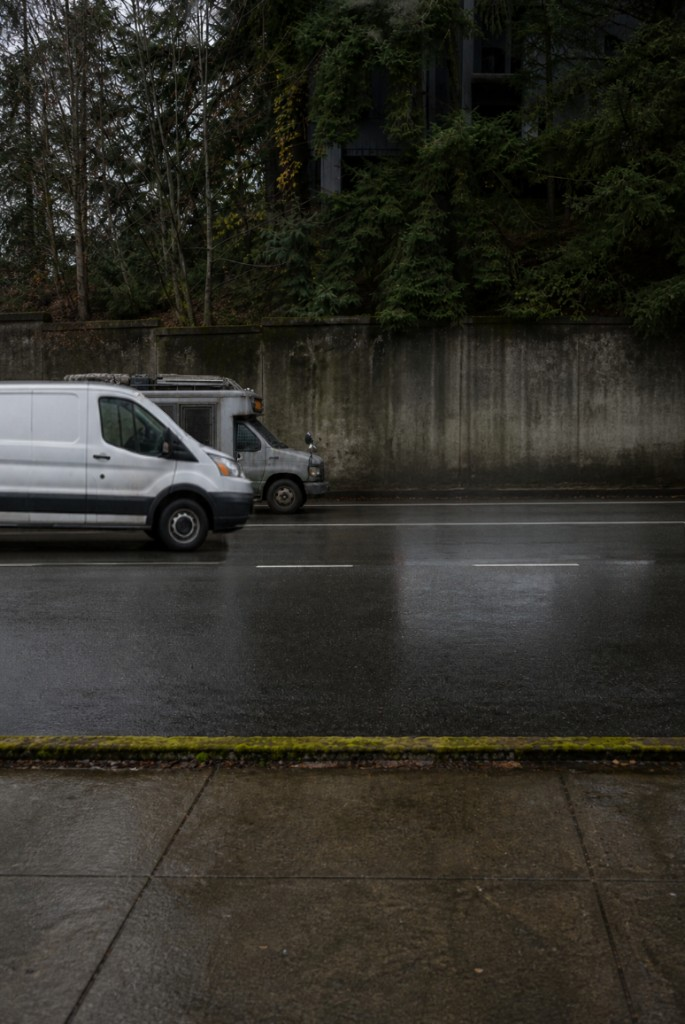
#> input picture refs/ref_010_street.jpg, 685 x 1024 px
$ python encode-buffering.py ../refs/ref_010_street.jpg ../refs/ref_ali1.jpg
#> lines starting #> are read from the running program, lines starting #| are printed output that depends on the picture
"""Shrink the buffering loop for a phone overlay.

Source GIF is 198px / 72 frames / ~735KB. Delivery is 128px animated WebP,
every third frame, ~58KB.
"""
from __future__ import annotations

import sys
from pathlib import Path

from PIL import Image, ImageSequence

SIZE = 128
STEP = 3
QUALITY = 62


def encode(src: Path, dest: Path) -> None:
    im = Image.open(src)
#> im is the input picture: PIL image 685x1024 RGB; mean R, G, B 48, 46.5, 39.9
    frames = []
    for i, frame in enumerate(ImageSequence.Iterator(im)):
        if i % STEP:
            continue
        frames.append(frame.convert("RGBA").resize((SIZE, SIZE), Image.Resampling.LANCZOS))
#> this loop made 1 pass
#> after the loop, frames = 1 item
    if not frames:
        raise SystemExit("no frames")
    dest.parent.mkdir(parents=True, exist_ok=True)
    frames[0].save(
        dest,
        format="WEBP",
        save_all=True,
        append_images=frames[1:],
        duration=100 * STEP,
        loop=0,
        quality=QUALITY,
        method=6,
    )
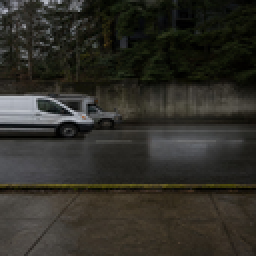
#> saved as ref_ali1.jpg: PIL image 128x128 RGBA (shown 2 times larger); mean R, G, B, A 48, 46.5, 39.9, 255


def main() -> None:
    if len(sys.argv) != 3:
        sys.stderr.write("usage: encode-buffering.py <in.gif> <out.webp>\n")
        sys.exit(2)
    encode(Path(sys.argv[1]), Path(sys.argv[2]))


if __name__ == "__main__":
    main()

$ run again, on refs/ref_car_rear_plow.jpg
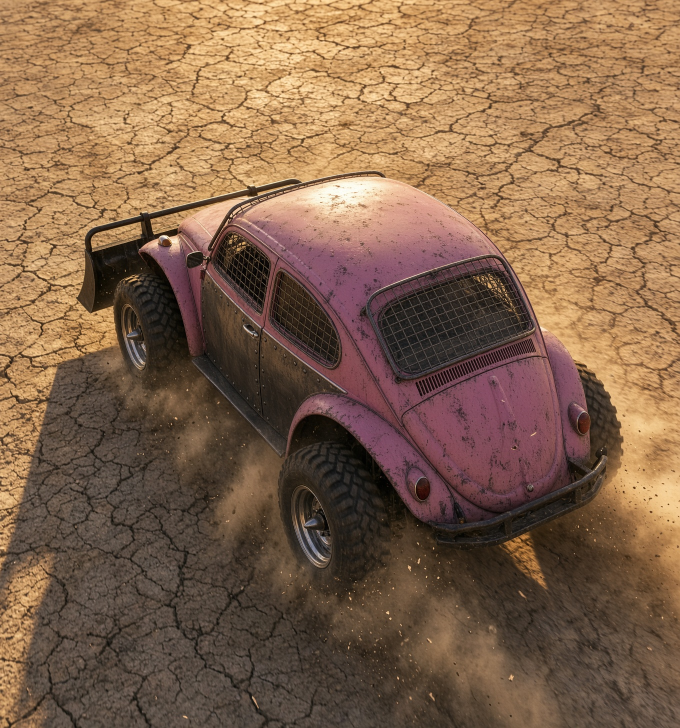
#> input picture refs/ref_car_rear_plow.jpg, 1360 x 1456 px (shown at 1/2 size)
#> in encode, im is the input picture: PIL image 1360x1456 RGB; mean R, G, B 130.4, 99.9, 75.2
#> the loop in encode, `for i, frame in enumerate(ImageSequence.Iterator(im)):` made 1 pass
#> after the loop in encode, `for i, frame in enumerate(ImageSequence.Iterator(im)):`: frames = 1 item
#> in encode, `frames[0].save( dest, format="WEBP", save_all=True, append_images=fram..`:
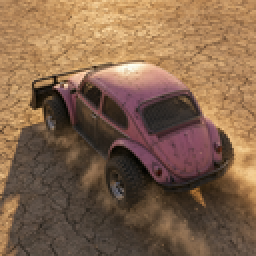
#> saved as ref_car_rear_plow.jpg: PIL image 128x128 RGBA (shown 2 times larger); mean R, G, B, A 130.4, 99.9, 75.2, 255

$ run again, on refs/ref_cockpit.jpg
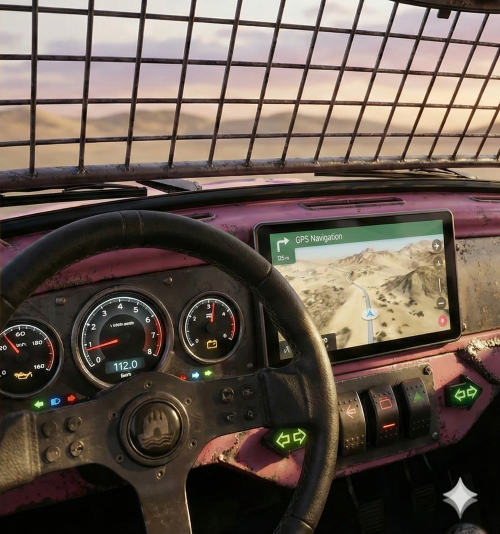
#> input picture refs/ref_cockpit.jpg, 1000 x 1068 px (shown at 1/2 size)
#> in encode, im is the input picture: PIL image 1000x1068 RGB; mean R, G, B 101.7, 88.4, 78.7
#> the loop in encode, `for i, frame in enumerate(ImageSequence.Iterator(im)):` made 1 pass
#> after the loop in encode, `for i, frame in enumerate(ImageSequence.Iterator(im)):`: frames = 1 item
#> in encode, `frames[0].save( dest, format="WEBP", save_all=True, append_images=fram..`:
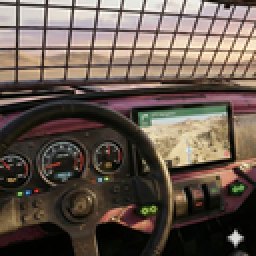
#> saved as ref_cockpit.jpg: PIL image 128x128 RGBA (shown 2 times larger); mean R, G, B, A 101.7, 88.4, 78.7, 255
